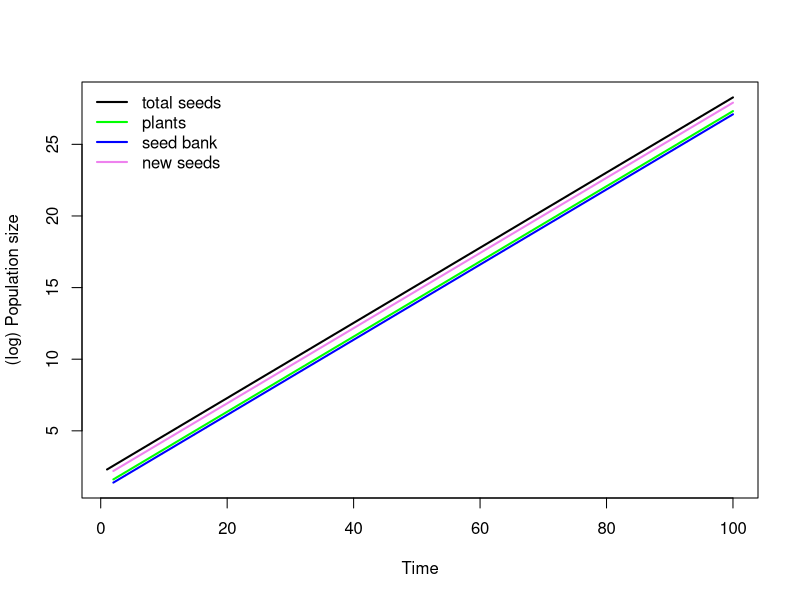
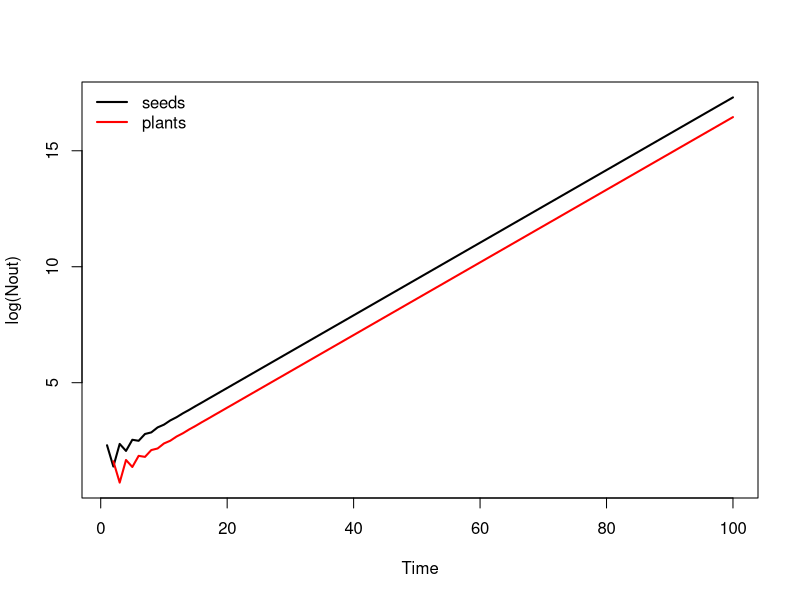

R code for these plots, in order:

# model density independent growth of a population with two stages: seeds and plants

# set your working directory
setwd("G:/My Drive/AdlerLabDocs/PlantPopEcol/code")

### define population growth function-----------------------

DI_SB_growth <- function(N,g,s,lambda){
  germinants <- g*N   # number of plants germinating out of the seed bank
  surv_seeds <- N*(1-g)*s  # number of ungerminated seeds that survive
  new_seeds <- lambda*germinants  # fecundity (production of new seeds)
  total_seeds <- surv_seeds+new_seeds
  output <- c(total_seeds,germinants,surv_seeds,new_seeds)
  return(output)
}

### set parameters ------------------------------------------

lambda_mu <- 1.8      # mean fecundity (must be > 0)
lambda_sigma <- 0  # year-to-year standard deviation of fecundity (must be > 0)
g <- 0.5              # germination rate
s <- 0.8              # survival of ungerminated seeds

### set-up simulation ------------------------------------------

timesteps <- 100  # number of time steps to simulate
Nmatrix <- matrix(NA,nrow=timesteps,ncol=4)  # matrix to store population time series
colnames(Nmatrix) <- c("total_seeds","germinants","surv_seeds","new_seeds")
Nmatrix[1,] <- c(10,0,0,0)  # initial population state
lambda <- rnorm(timesteps,lambda_mu, lambda_sigma) # draw lambdas from a distribution
lambda[lambda<0] <- 0   # set negative lambdas to zero

### run simulation ------------------------------------------

for(i in 2:timesteps){
  Nmatrix[i,] <- DI_SB_growth(Nmatrix[i-1,1],g,s,lambda[i])
}

# calculate long-term average population growth rate (geometric mean)
little_r <- mean(log(Nmatrix[2:(nrow(Nmatrix)),1]/Nmatrix[1:(nrow(Nmatrix)-1),1]))
print(paste0("r=",little_r))

# plot
myCols <-c("black","green","blue","violet")
myNames <- c("total seeds","plants","seed bank","new seeds")

# plot on log scale
matplot(log(Nmatrix),type="l",xlab="Time",ylab="(log) Population size",
        lty=1,lwd=2, col=myCols)
legend("topleft",myNames,col=myCols,lty=1,lwd=2, bty="n")

### Rewrite as a matrix population model ---------------------------------

# let's assume a constant environment for now:
lambda_sigma <- 0
lambda <- lambda_mu

# set up the transition matrix and compute matrix entries
A <- matrix(NA,2,2)  # 2 x 2 transition matrix
A[1,1] <- (1-g)*s  # probability that a seed does not germinate and survives
A[2,1] <- g    # probability that a seed germinates, emerges and grows into a plant
A[1,2] <- lambda   # fecundity: number of seeds produced by each plant
A[2,2] <- 0   # probability that a plant survives (our annual plant model assumed this was zero)

# set up the simulation
timesteps <- 100  # number of time steps to simulate
Nout <- matrix(NA,timesteps,2)
colnames(Nout) <- c("seeds","plants")
Nout[1,] <- c(10,0)  # initial abundance of seeds and plants in the population

# run simulation
for(i in 2:timesteps){
  Nout[i,] <- A%*%Nout[i-1,]
}

# plot seeds and plants
matplot(log(Nout),type="l", col=c("black","red"),lty=1,lwd=2,xlab="Time")
legend("topleft",c("seeds","plants"),col=c("black","red"),lty=1,lwd=2, bty="n")

### analyze output -------------------------------------------------------

# calculate annual growth rates
r_t <- log(rowSums(Nout)[2:timesteps]) - log(rowSums(Nout)[1:(timesteps-1)])
print(paste0("r=",mean(r_t)))

# simple formula for the log population growth rate in a constant environment (no simulations needed!)
growthrate <- eigen(A)$values[1]
print(paste0("r=",log(growthrate)))

# look at the size distribution over time as the proportion of the population in seed stage
prop_seeds <- Nout[,1]/(rowSums(Nout))

# simpler formula for stable proportion of seeds and plants
Evector<- eigen(A)$vectors[,1]
print(Evector/sum(Evector))

                         
